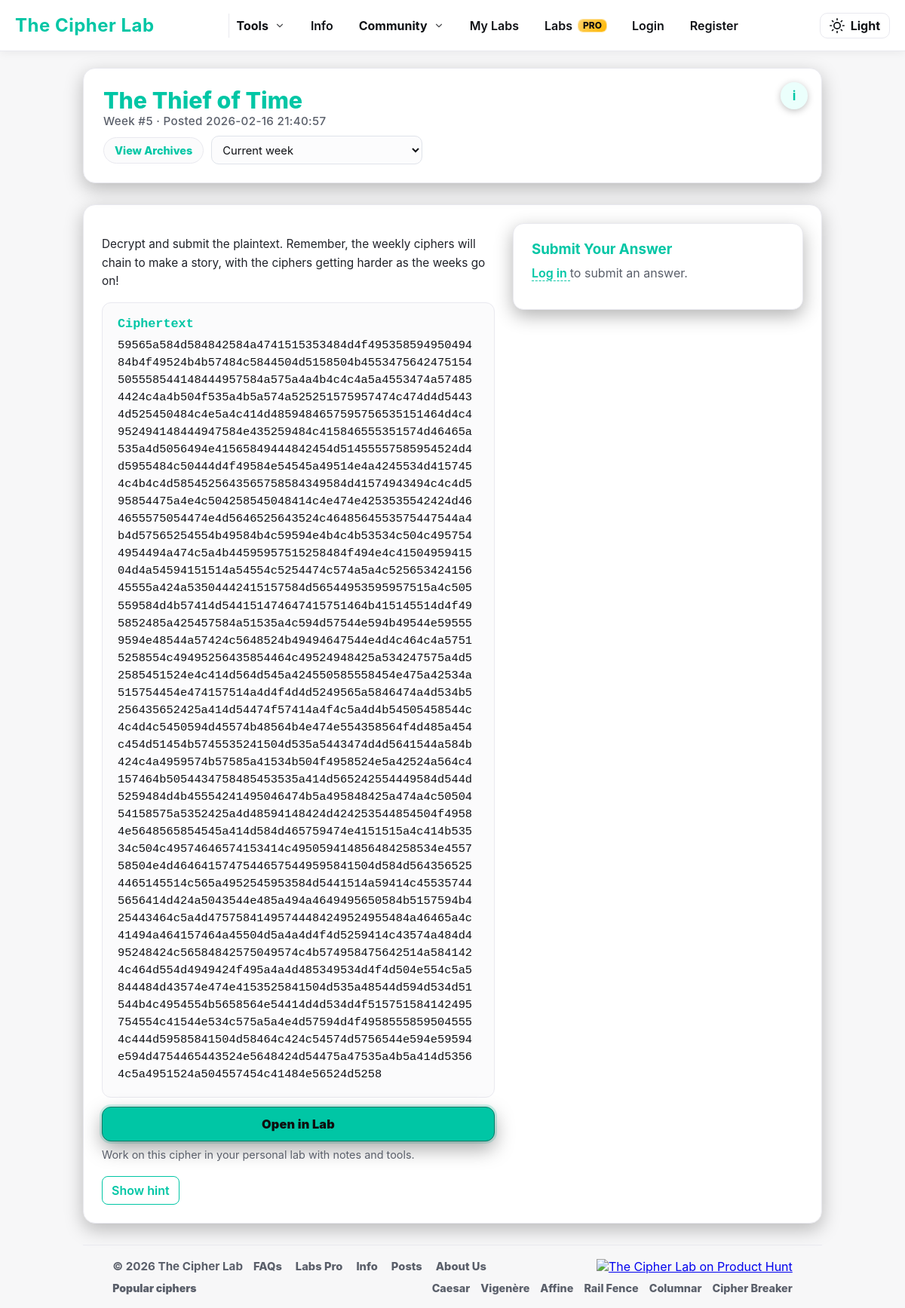
The page /weekly on the database its author committed.
### tables this page shows
CREATE TABLE weekly_cipher (
    id INTEGER PRIMARY KEY CHECK (id=1),
    week_number INTEGER NOT NULL,
    title TEXT NOT NULL,
    description TEXT,
    ciphertext TEXT NOT NULL,
    solution TEXT NOT NULL,
    hint TEXT,
    posted_at TEXT NOT NULL
, score_start_at TEXT);

### CryptiQ/app.py (the view, shortened to what this page needs)
@app.route("/weekly")
def weekly_page():
    user = current_user()
    user_is_admin = is_admin(user)
    conn = get_db()
    cur = conn.cursor()
    cur.execute("SELECT * FROM weekly_cipher WHERE id=1 LIMIT 1")
    wc = cur.fetchone()
    archives = cur.execute(
        """
        SELECT week_number, title, posted_at
        FROM weekly_cipher_archive
        ORDER BY week_number DESC
        LIMIT 24
        """
    ).fetchall()
    solved = False
    user_score = 0
    conn.close()
    return render_template(
        "weekly_cipher.html",
        wc=wc,
        user=user,
        user_is_admin=user_is_admin,
        already_solved=solved,
        solved_score=user_score,
        is_archive=False,
        archives=archives,
        current_week_number=(wc["week_number"] if wc else None),
    )

### CryptiQ/app.py (called while the page is built, shortened)
@app.after_request
def add_security_headers(resp):
    resp.headers["X-Content-Type-Options"] = "nosniff"
    resp.headers["X-Frame-Options"] = "DENY"
    resp.headers["Referrer-Policy"] = "strict-origin-when-cross-origin"
    resp.headers["Content-Security-Policy"] = (
        "default-src 'self'; "
        "img-src 'self' data: https://api.producthunt.com https://ph-files.imgix.net https://www.producthunt.com; "
        "script-src 'self' 'unsafe-inline' https://www.producthunt.com; "
        "style-src 'self' 'unsafe-inline'; "
        "frame-src https://www.producthunt.com;"
    )
    return resp

def is_admin(user):
    if not user:
        return False
    return (user.get("is_admin") == 1) or (user.get("email", "").lower() == ADMIN_EMAIL.lower())

@app.before_request
def clear_flash_on_login():
    if request.endpoint == "login" and request.method == "GET":
        if "_flashes" not in session:
            session.pop("_flashes", None)

@app.context_processor
def inject_now_year():
    return {"now_year": datetime.utcnow().year}

@app.context_processor
def inject_user_setup_flags():
    u = current_user()
    if not u:
        return {}

### CryptiQ/helpers.py (called while the page is built, shortened)
def get_db():
    conn = sqlite3.connect(DB_PATH)
    conn.row_factory = sqlite3.Row
    return conn

def current_user():
    if "user_id" not in session:
        return None

### CryptiQ/templates/weekly_cipher.html (shortened to what this page needs)
<!DOCTYPE html>
<html lang="en">
<head>
  <link rel="stylesheet" href="{{ url_for('static', filename='style.css') }}">
</head>
<body>
  {% include 'base_nav.html' %}
  <main class="weekly-wrap">
    <section class="weekly-header">
      <div>
        <h1 class="weekly-title">{{ wc.title }}</h1>
        <div class="weekly-meta">
          Week #{{ wc.week_number }} · Posted {{ wc.posted_at[:19].replace('T',' ') }}
        </div>
        <div class="archive-nav">
<a class="archive-btn" href="{{ url_for('weekly_archives') }}">View Archives</a>
          {% if archives and archives|length > 0 %}
            <select id="archive-select" class="archive-select" aria-label="Jump to archived week">
              <option value="current" {% if not is_archive %}selected{% endif %}>Current week</option>
            </select>
          {% endif %}
        </div>
      </div>
      <button class="info-btn" title="About the Weekly Cipher">i</button>
    </section>
    <section class="weekly-body">
      <div>
        {% if wc.description %}
          <p class="desc">{{ wc.description }}</p>
        {% endif %}
        <div class="cipher-block">
          <div class="cipher-label" id="cipher-label">Ciphertext</div>
          <div class="ciphertext" id="ciphertext-box">{{ wc.ciphertext }}</div>
        </div>
        <button id="open-lab" class="lab-btn" type="button">Open in Lab</button>
        <div class="lab-helper">
          Work on this cipher in your personal lab with notes and tools.
        </div>
        {% if wc.hint %}
          <div class="hint-wrap">
            <div class="hint-row">
              <button class="hint-toggle" id="hint-toggle">Show hint</button>
            </div>
          </div>
        {% endif %}
      </div>
      <div class="submit-card">
        <h3>Submit Your Answer</h3>
        {% if is_archive %}
          <p style="color:var(--muted);margin:0 0 10px 0;">
            This is an archived puzzle — submissions are closed.
          </p>
          <button id="reveal-solution" class="lab-btn" type="button" style="width:100%;margin-bottom:10px;">
            Official Decrypt
          </button>
          <a class="lab-btn" href="{{ url_for('weekly_page') }}" style="text-decoration:none;text-align:center;width:100%;">Back to current week</a>
        {% else %}
        {% if already_solved %}
          <p style="color:var(--accent);font-weight:700;margin:0 0 6px 0;">
            ✅ You’ve already solved this week’s cipher — great job!
          </p>
          <p style="color:var(--muted);margin:0;">
            Already solved — <strong>{{ solved_score or 0 }}</strong> points earned.
          </p>
        {% elif not user %}
          <p style="color:var(--muted);margin-top:0;">
            <a href="{{ url_for('login') }}?next={{ request.path }}"
               style="color:var(--accent);font-weight:600;text-decoration:none;border-bottom:1px dashed var(--accent);">
              Log in
            </a> to submit an answer.
          </p>
        {% endif %}
        {% endif %}
      </div>
    </section>
      {% include "base_footer.html" %}
  </main>
</body>
</html>

### CryptiQ/static/style.css (style rules this page uses)
:root { --bg: #121212; --panel: #1a1a1a; --panel-2: #202020; --elev-shadow: 0 10px 30px rgba(0, 0, 0, 0.55); --line: #252525; --line-2: #2b2b2b; --text: #f2f2f2; --text-dim: #d9d9d9; --muted: #b8b8b8; --muted-2: #9a9a9a; --accent: #00c6a5; --accent-strong: #00d4b3; --accent-soft: rgba(0, 198, 165, 0.18); --accent-soft-2: rgba(0, 198, 165, 0.28); --input-bg: #232323; --input-border: #343434; --input-hover: #262626; --input-focus: #1d1d1d; --warning: #ffdd00; --danger: #ff6b6b; --radius-lg: 16px; --radius-md: 10px; --radius-sm: 6px; --transition: 0.18s ease; }
* { box-sizing: border-box; }
html { scroll-behavior: smooth; }
body { font-family: 'Inter', 'Segoe UI', Tahoma, Geneva, Verdana, sans-serif; background-color: var(--bg); color: var(--text); margin: 0; padding: 0; min-height: 100vh; display: flex; justify-content: center; align-items: flex-start; }
select { background-color: var(--input-bg); color: var(--text); border: 1px solid var(--input-border); border-radius: var(--radius-sm); padding: 12px 14px; font-size: 16px; cursor: pointer; transition: border-color var(--transition), box-shadow var(--transition), background-color var(--transition); font-family: inherit; }
button { padding: 14px 16px; border: 1px solid var(--accent); border-radius: var(--radius-sm); background-color: var(--accent); color: #0f0f0f; font-weight: 650; font-size: 16px; cursor: pointer; transition: background-color 0.15s ease, box-shadow var(--transition), border-color var(--transition), transform 0.06s ease; font-family: inherit; }
.cipher-label { font-weight: 600; color: var(--accent); margin-bottom: 6px; }
:root[data-theme="light"] { --bg: #f7f7f8; --panel: #ffffff; --panel-2: #fbfbfc; --elev-shadow: 0 10px 30px rgba(0, 0, 0, 0.08); --line: #e9e9ef; --line-2: #e2e2e8; --text: #0f1115; --text-dim: #20232a; --muted: #5a5f6a; --muted-2: #7a7f8a; --accent: #00c6a5; --accent-strong: #00b69a; --accent-soft: rgba(0, 198, 165, 0.18); --accent-soft-2: rgba(0, 198, 165, 0.25); --input-bg: #fcfcfd; --input-border: #dfe3ea; --input-hover: #f6f7f9; --input-focus: #ffffff; }
:root[data-theme="light"] pre, :root[data-theme="light"] textarea, :root[data-theme="light"] #plaintext, :root[data-theme="light"] #substitution-row input, :root[data-theme="light"] select, :root[data-theme="light"] input[type="text"], :root[data-theme="light"] input[type="password"], :root[data-theme="light"] input[type="email"], :root[data-theme="light"] input[type="search"] { color: var(--text); background: var(--input-bg); border-color: var(--input-border); }
* { scrollbar-width: thin; scrollbar-color: color-mix(in oklab, var(--accent) 45%, #0f0f0f) var(--bg); }
html, body { height: 100%; }
body { display: flex; flex-direction: column; justify-content: flex-start; align-items: stretch; min-height: 100vh; }
main { flex: 1 0 auto; }

### CryptiQ/templates/base_nav.html (style rules this page uses)
body { padding-top: 80px; }

### rows shown on the page
weekly_cipher: title "The Thief of Time", week_number "5", posted_at "2026-02-16 21:40:57", description "Decrypt and submit the plaintext. Remember, the weekly ciphers will chain to make a story, with the ciphers getting harder as the weeks go on!", ciphertext "59565a584d584842584a4741515353484d4f49535859495049484b4f49524b4b57484c5844504d5158504b4553475642475154505558544148444957584a575a4a4b4c4c4a5a4553474a574854424c4a4b504f535a4b5a574a525251575957474c474d4d54434d525450484c4e5a4c414d4859484657595756535151464d4c4952494148444947584e435259484c415846555351574d46465a535a4d5056494e41565849444842454d51455557585954524d4d5955484c50444d4f49584e54545a49514e4a4245534d4157454c4b4c4d5854525643565758584349584d41574943494c4c4d595854475a4e4c504258545048414c4e474e4253535542424d464655575054474e4d5646525643524c4648564553575447544a4b4d57565254554b49584b4c59594e4b4c4b53534c504c4957544954494a474c5a4b44595957515258484f494e4c4150495941504d4a54594151514a54554c5254474c574a5a…"
